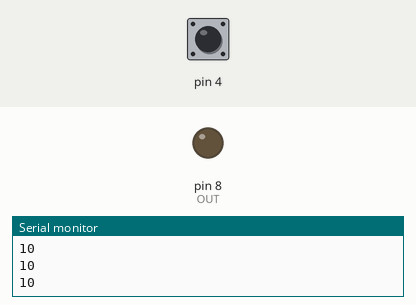
Simulated run of this sketch. Board: Arduino Uno, built with avr-gcc and run on an emulated ATmega328P. Shown: output pins drawn as LEDs (lit = HIGH), the last lines printed to the serial monitor. The test bench sets the inputs (shaded band); at power-on: pin 4 HIGH.

Above: at 1.9 s.
2.0 s: pin 4 pulled LOW for 0.15 s
At 3.2 s:
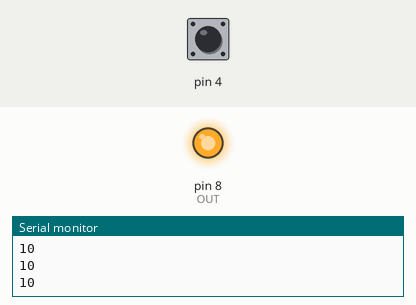
3.6 s: pin 4 pulled LOW for 1 s
At 5.0 s:
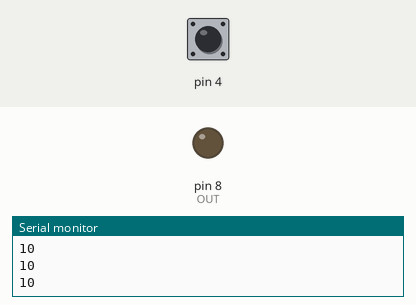
6.1 s: pin 4 pulled LOW for 3.2 s
At 6.7 s:
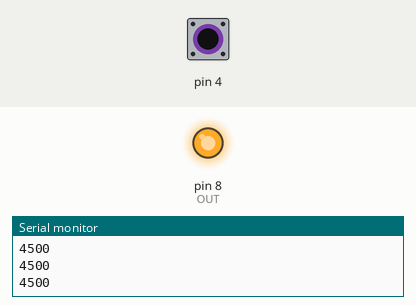
Timing chart, 0 to 9.1 s (numbered marks = the images above; inputs shaded):
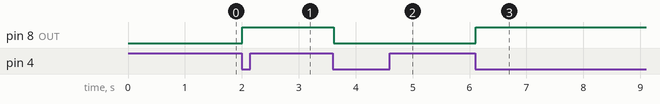

Measured:
- after the input at 2.0 s, pin 8 (OUT): LOW → HIGH at once
- after the input at 3.6 s, pin 8 (OUT): HIGH → LOW at once
- after the input at 6.1 s, pin 8 (OUT): LOW → HIGH at once

The sketch:

capacitive_touch_toggle.ino
```cpp
// Reads a capacitive sensor (coin electrode) and toggles an output pin (LED or relay) with auto-calibration, debounce, and baseline drift tracking; also prints readings to Serial.
//
// Full tutorial: https://shillehtek.com/blogs/news/arduino-capacitivesensor-touch-toggle-lamp
// Parts used: https://shillehtek.com/products/arduino-uno-r3-starter-kit
//             https://shillehtek.com/products/820pcs-1-4w-1-41-kinds-each-value-20pcs-metal-film-resistors-kit-plastic-box
//             https://shillehtek.com/products/1-channel-5v-relay-module
// More examples: https://github.com/shillehbean/shillehtek-examples
//

#include <CapacitiveSensor.h>

CapacitiveSensor cs(2, 4);            // send pin 2, receive (electrode) pin 4
const int OUT = 8;                    // LED now, relay IN later
long baseline = 0;
bool state = false, wasTouched = false;
unsigned long lastToggle = 0;

long readTouch() { return cs.capacitiveSensor(30); }   // 30 samples per reading

void setup() {
  Serial.begin(9600);
  pinMode(OUT, OUTPUT);
  cs.set_CS_AutocaL_Millis(0xFFFFFFFF); // we'll do our own calibration
  delay(500);
  long sum = 0;
  for (int i = 0; i < 20; i++) { sum += readTouch(); delay(10); }
  baseline = sum / 20;                // idle reading with nobody near
  Serial.print("baseline "); Serial.println(baseline);
}

void loop() {
  long v = readTouch();
  bool touched = v > baseline * 4 + 200;             // well above idle
  Serial.println(v);

  if (touched && !wasTouched && millis() - lastToggle > 300) {   // rising edge + debounce
    state = !state;
    digitalWrite(OUT, state);
    lastToggle = millis();
  }
  wasTouched = touched;

  if (!touched) baseline = (baseline * 99 + v) / 100;  // slowly track drift while idle
  delay(10);
}
```
